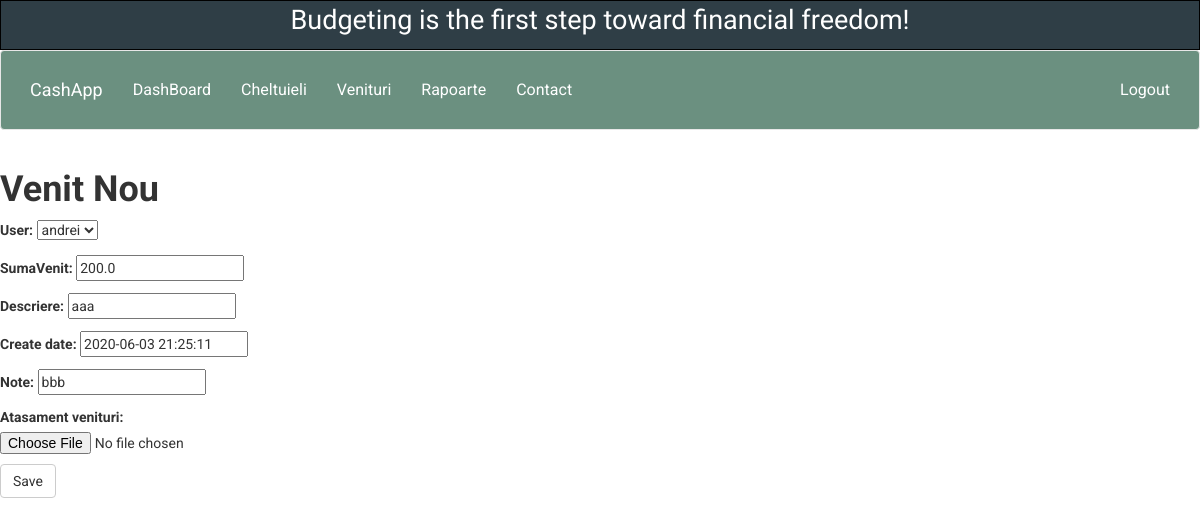
Page /venituri/17/edit/ (signed in) on the committed database.
### basic_app/models.py (models this page shows, shortened)
class Venituri(models.Model):
    user = models.ForeignKey('auth.User', on_delete=models.CASCADE)
    sumaVenit = models.FloatField()
    descriere = models.CharField(max_length=100)
    create_date = models.DateTimeField(default=timezone.now)
    note = models.CharField(max_length=80, blank=True)
    atasament_venituri = models.ImageField(upload_to='atasament_venituri', blank=True)

### basic_app/views.py (the view)
# urls.py: url(r'^venituri/(?P<pk>\d+)/edit/$', views.VenituriUpdateView.as_view(),name='venituri_update'),
class VenituriUpdateView(LoginRequiredMixin, UpdateView):
    login_url='/login/'
    redirect_field_name='basic_app/venituri_list.html'
    form_class = VenituriForm
    model = Venituri

### basic_app/forms.py
class VenituriForm(forms.ModelForm):
    class Meta():
        model = Venituri
        fields = ('user','sumaVenit', 'descriere', 'create_date','note','atasament_venituri')

### basic_app/templates/basic_app/venituri_form.html (shortened to what this page needs)
{%extends 'basic_app/base.html' %}
{% block body_block %}
<h1 id='cheltNoua'><strong>Venit Nou</strong></h1>
<form class="post-form cheltuieliForm" method="POST" enctype="multipart/form-data">
  {{ form.as_p }}
  <button class="save btn btn-default" type="submit">Save</button>
</form>
{% endblock %}

### basic_app/static/css/app.css (style rules this page uses)
.bodyClass { background-color:white; font-family: 'Roboto', sans-serif; }

### rows in the picture
Venituri: user "andrei", sumaVenit "200.0", descriere "aaa", create_date "2020-06-03 21:25:11", note "bbb"
